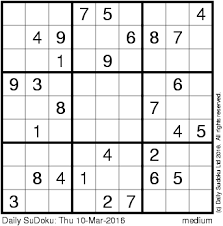
//> input picture opencv/cpp/houghlines/sudoku.png, 223 x 226 px
$ ./main   (built with g++ and OpenCV 4)
//> lines starting //> are read from the running program, lines starting //| are printed output that depends on the picture
#include "opencv2/imgcodecs.hpp"
#include "opencv2/highgui.hpp"
#include "opencv2/imgproc.hpp"
using namespace cv;
using namespace std;
std::string absPath_img = "/home/jav/wsl/images_videos/";
int main(int argc, char** argv)
{
    // Declare the output variables
    Mat dst, cdst, cdstP;
    const char* default_file = "sudoku.png";
    const char* filename = argc >=2 ? argv[1] : default_file;
    // Loads an image
    Mat src = imread( samples::findFile( filename ), IMREAD_GRAYSCALE );
//> src is the input picture: 226 rows x 223 cols, CV_8UC1; min 0, max 255, mean 224.3
    // Check if image is loaded fine
    if(src.empty()){
        printf(" Error opening image\n");
        printf(" Program Arguments: [image_name -- default %s] \n", default_file);
        return -1;
    }
    // Edge detection
    Canny(src, dst, 50, 200, 3);
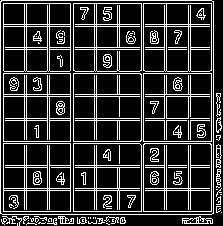
//> dst: 226 rows x 223 cols, CV_8UC1; 19.7% white in thin lines or dots
    // Copy edges to the images that will display the results in BGR
    cvtColor(dst, cdst, COLOR_GRAY2BGR);
//> cdst: 226 rows x 223 cols, CV_8UC3; 19.7% white in thin lines or dots
    cdstP = cdst.clone();
    // Standard Hough Line Transform
    vector<Vec2f> lines; // will hold the results of the detection
    HoughLines(dst, lines, 1, CV_PI/180, 150, 0, 0 ); // runs the actual detection
//> lines = 40 lines (rho, theta), first 12: [3, 0], [73, 0], [0, 0], [213, 0], [70, 0], [0, 1.57], [211, 1.57], [214, 1.57], [24, 0], [211, 0], [96, 0], [3, 1.57]
    // Draw the lines
    for( size_t i = 0; i < lines.size(); i++ )
    {
        float rho = lines[i][0], theta = lines[i][1];
        Point pt1, pt2;
        double a = cos(theta), b = sin(theta);
        double x0 = a*rho, y0 = b*rho;
        pt1.x = cvRound(x0 + 1000*(-b));
        pt1.y = cvRound(y0 + 1000*(a));
        pt2.x = cvRound(x0 - 1000*(-b));
        pt2.y = cvRound(y0 - 1000*(a));
        line( cdst, pt1, pt2, Scalar(0,0,255), 3, LINE_AA);
    }
//> this loop made 40 passes
//> (rho, theta, a, b, x0, y0) on passes 1 to 12: (3, 0, 1, 0, 3, 0), (73, 0, 1, 0, 73, 0), (0, 0, 1, 0, 0, 0), (213, 0, 1, 0, 213, 0), (70, 0, 1, 0, 70, 0), (0, 1.57, -4.37e-08, 1, 0, 0), (211, 1.57, -4.37e-08, 1, -9.22e-06, 211), (214, 1.57, -4.37e-08, 1, -9.35e-06, 214), (24, 0, 1, 0, 24, 0), (211, 0, 1, 0, 211, 0), (96, 0, 1, 0, 96, 0), (3, 1.57, -4.37e-08, 1, -1.31e-07, 3)
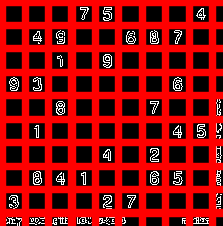
//> cdst: 226 rows x 223 cols, CV_8UC3; mean B, G, R 9.6, 9.6, 150.3
    // Probabilistic Line Transform
    vector<Vec4i> linesP; // will hold the results of the detection
    HoughLinesP(dst, linesP, 1, CV_PI/180, 50, 50, 10 ); // runs the actual detection
//> linesP = 45 lines (x1, y1, x2, y2), first 8: [94, 223, 94, 0], [190, 223, 190, 0], [96, 223, 96, 0], [0, 73, 213, 73], [2, 214, 211, 214], [0, 165, 220, 165], [1, 0, 211, 0], [0, 3, 213, 3]
    // Draw the lines
    for( size_t i = 0; i < linesP.size(); i++ )
    {
        Vec4i l = linesP[i];
        line( cdstP, Point(l[0], l[1]), Point(l[2], l[3]), Scalar(0,0,255), 3, LINE_AA);
    }
//> this loop made 45 passes
//> l on passes 1 to 12: [94, 223, 94, 0], [190, 223, 190, 0], [96, 223, 96, 0], [0, 73, 213, 73], [2, 214, 211, 214], [0, 165, 220, 165], [1, 0, 211, 0], [0, 3, 213, 3], [0, 118, 220, 118], [3, 223, 3, 4], [0, 213, 0, 1], [47, 211, 47, 5]
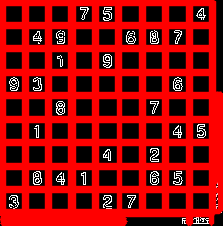
//> cdstP: 226 rows x 223 cols, CV_8UC3; mean B, G, R 7.5, 7.5, 151.6
    // Show results
    imshow("Source", src);
    imshow("Detected Lines (in red) - Standard Hough Line Transform", cdst);
    imshow("Detected Lines (in red) - Probabilistic Line Transform", cdstP);
    // Wait and Exit
    waitKey();
    return 0;
}
